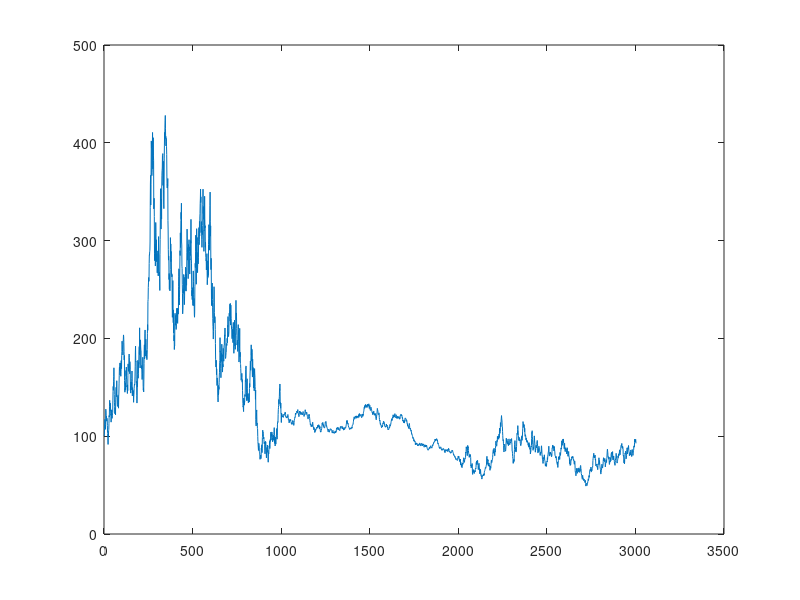
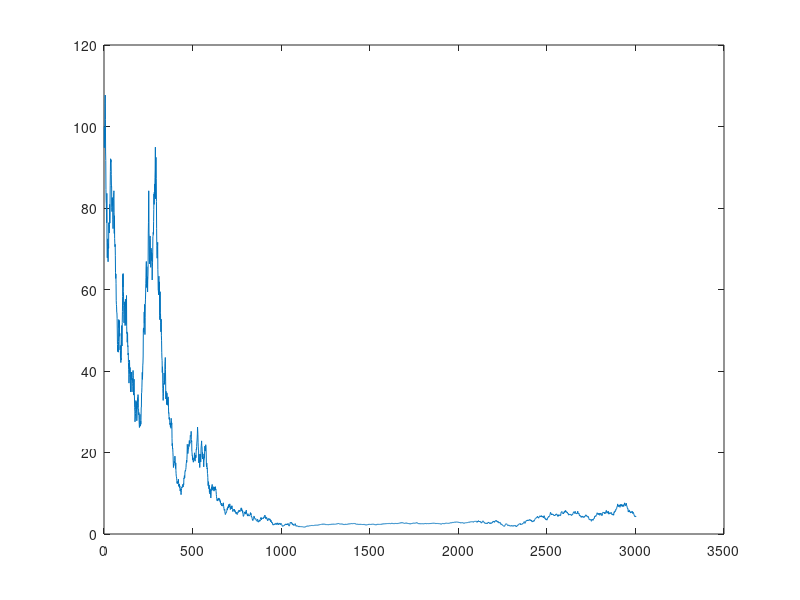

Write the MATLAB code that produced these figures, in order. (Note: this script raises an error after producing the figures.)
drift=[0,0,0];
sigma0=[0.05,0.01,0.03];
sigma1=[0.05,0.01,0.03];


%%simulate first signal
period1=1000;
gbm1=gbm(drift(1),sigma0(1),'StartState',100);
dt=1;
period=period1;
[s1,t1]=simulate(gbm1,period,'DeltaTime',dt);
period=period1;
gbm2=gbm(drift(2),sigma0(2),'StartState',s1(end-1));
[s2,t2]=simulate(gbm2,period,'DeltaTime',dt);
period=period1;
gbm3=gbm(drift(3),sigma0(3),'StartState',s2(end-2));
[s3,t3]=simulate(gbm3,period,'DeltaTime',dt);
A=[[s1];[s2];[s3]];
f1=figure;
f2=figure;
figure(f1);
plot(A);


%%simulate second signal
period1=1000;
gbm01=gbm(drift(1),sigma1(1),'StartState',100);
dt=1;
period=1100;
[s1,t1]=simulate(gbm01,period,'DeltaTime',dt);
period=1000;
gbm02=gbm(drift(2),sigma1(2),'StartState',s1(end-1));
[s2,t2]=simulate(gbm02,period,'DeltaTime',dt);
period=900;
gbm03=gbm(drift(3),sigma1(3),'StartState',s2(end-2));
[s3,t3]=simulate(gbm03,period,'DeltaTime',dt);
B=[[s1];[s2];[s3]];
figure;
plot(B);

%%use modwt wavelet process first signal and plot
wA=modwt(A);
wA = modwtmra(wA);
figure;
for i=1:12
    subplot(13,1,i+1)
    plot(wA(i,:));
end


%%use modwt wavelet process first signal and plot
mB=modwt(B);
mB = modwtmra(mB);
figure;
for i=1:12
    
    subplot(13,1,i+1)
    plot(mB(i,:));
end

%%plot 2nd coefficient of modwt
x1=wA(2,:);
y1=mB(2,:);
figure
subplot(2,1,1)
plot(x1);
subplot(2,1,2)
plot(y1);

%%plot 3rd coefficient of modwt
x=wA(3,:);
y=mB(3,:);
figure
subplot(2,1,1)
plot(x);
subplot(2,1,2)
plot(y);




%%calculate the change point of the wavelet
[pts_Opt,kopt,t_est] = wvarchg(wA(3,:));
[pts_Opt1,kopt1,t_est1] = wvarchg(mB(3,:));
